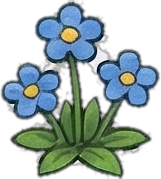
#> input picture flower_blue_cluster_1.png, 161 x 179 px, given as the content of the folder E:/touhou/game/public/punch/1, which was not available
$ python remove_green_screen.py
#> lines starting #> are read from the running program, lines starting #| are printed output that depends on the picture; pictures that were not available may be replaced by others from this repository, and a replacement may not be noted
"""
批量处理图片，移除绿幕背景
"""
from PIL import Image
import os
from pathlib import Path

def remove_green_screen(input_path, output_path, color_threshold=50):
    """
    移除图片中的暗绿色背景

    Args:
        input_path: 输入图片路径
        output_path: 输出图片路径
        color_threshold: 颜色容差阈值
    """
#> called with input_path = '_only/flower_blue_cluster_1.png', color_threshold = 50
    img = Image.open(input_path).convert("RGBA")
#> img is the input picture: PIL image 161x179 RGBA; mean R, G, B, A 43.4, 59, 57.9, 126.9
    datas = img.getdata()

    new_data = []
    for item in datas:
        # 检测暗青绿色背景 (大约是 #5a7a7c 左右的颜色)
        # R通道较低，G和B通道较高且接近
        r, g, b, a = item

        # 如果是绿幕颜色（青绿色），将alpha设为0
        if abs(g - b) < color_threshold and g > r + 20 and b > r + 20:
            new_data.append((r, g, b, 0))
        else:
            new_data.append(item)
#> this loop made 28819 passes
#> (r, g, b, a) on passes 1 to 3: (0, 0, 0, 0), (0, 0, 0, 0), (0, 0, 0, 0)
#> after the loop, new_data = 28819 items

    img.putdata(new_data)
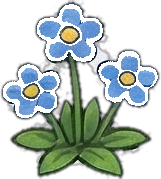
#> img: PIL image 161x179 RGBA; mean R, G, B, A 43.4, 59, 57.9, 103.9; transparent parts drawn white
    img.save(output_path, "PNG")
    print(f"已处理: {os.path.basename(output_path)}")

def batch_process(input_dir, output_dir):
    """批量处理文件夹中的所有PNG图片"""
    input_path = Path(input_dir)
    output_path = Path(output_dir)

    # 创建输出目录
    output_path.mkdir(parents=True, exist_ok=True)

    # 处理所有PNG文件
    png_files = sorted(list(input_path.glob("*.png")))
    total = len(png_files)

    print(f"找到 {total} 个PNG文件，开始处理...")

    for i, png_file in enumerate(png_files, 1):
        output_file = output_path / png_file.name
        remove_green_screen(str(png_file), str(output_file))
        print(f"进度: {i}/{total}")

    print(f"\n全部完成！处理了 {total} 个文件")
    print(f"输出目录: {output_path}")

if __name__ == "__main__":
    input_directory = r"E:\touhou\game\public\punch\1"
    output_directory = r"E:\touhou\game\touhou-godot\assets\sprites\characters\punch"

    batch_process(input_directory, output_directory)

$ run again, on flower_blue_tulip.png
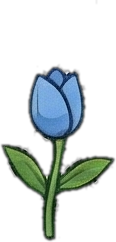
#> input picture flower_blue_tulip.png, 116 x 242 px, given as the content of the folder E:/touhou/game/public/punch/1, which was not available
#> in remove_green_screen, img is the input picture: PIL image 116x242 RGBA; mean R, G, B, A 19.2, 27.9, 26.7, 62.2
#> the loop in remove_green_screen, `for item in datas:` made 28072 passes
#> (r, g, b, a) on passes 1 to 3: (0, 0, 0, 0), (0, 0, 0, 0), (0, 0, 0, 0)
#> after the loop in remove_green_screen, `for item in datas:`: new_data = 28072 items
#> in remove_green_screen, `img.putdata(new_data)`:
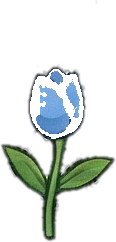
#> img: PIL image 116x242 RGBA; mean R, G, B, A 19.2, 27.9, 26.7, 49; transparent parts drawn white
